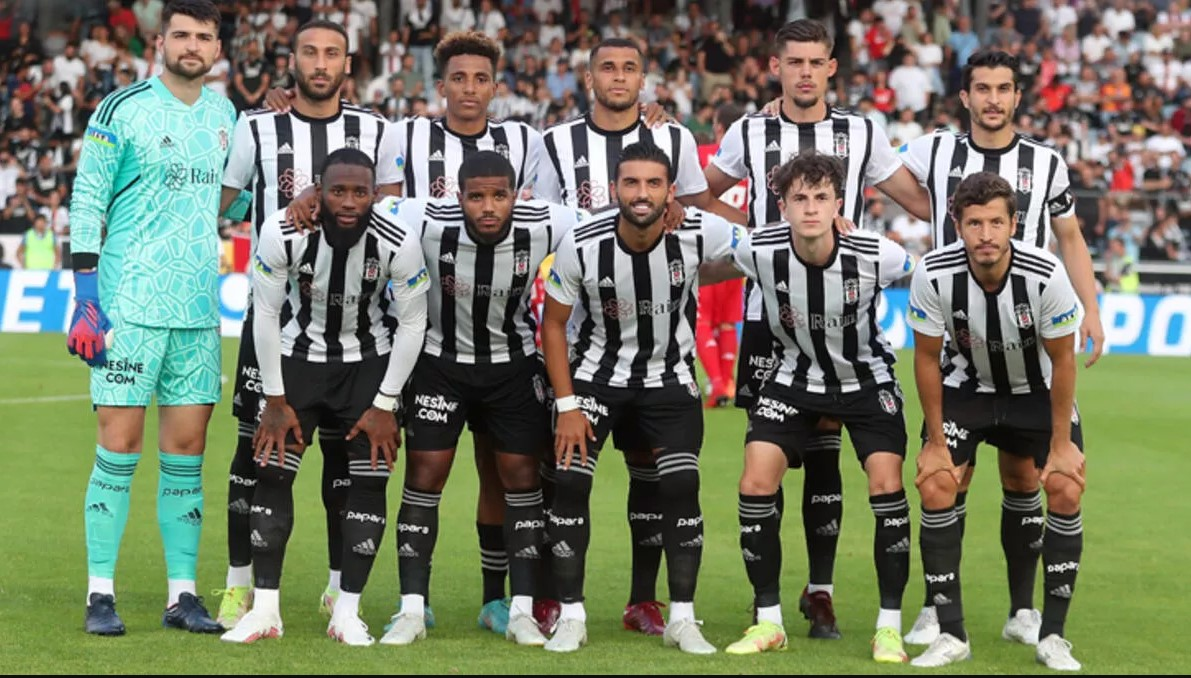
#> input picture Example1/kaynakKadro.jpg, 1191 x 678 px
$ python DMkadro.py
#> lines starting #> are read from the running program, lines starting #| are printed output that depends on the picture; after the words box and inside, x2 and y2 are one past the last pixel; in counts of white or black regions, pixels touching at a corner belong together
import cv2

sourceimage=cv2.imread("kaynakKadro.jpg")
#> sourceimage is the input picture: shape (678, 1191, 3); mean B, G, R 101.7, 121.8, 117.3
templateimage=cv2.imread("sablonKadro.jpg")
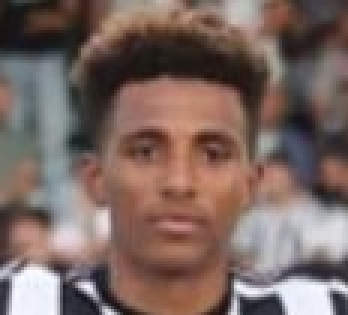
#> input picture Example1/sablonKadro.jpg, 116 x 105 px (shown 3 times larger)
#> templateimage is the input picture: shape (105, 116, 3); mean B, G, R 97.1, 103, 123.4

matchimage=cv2.matchTemplate(sourceimage,templateimage,cv2.TM_CCOEFF_NORMED)
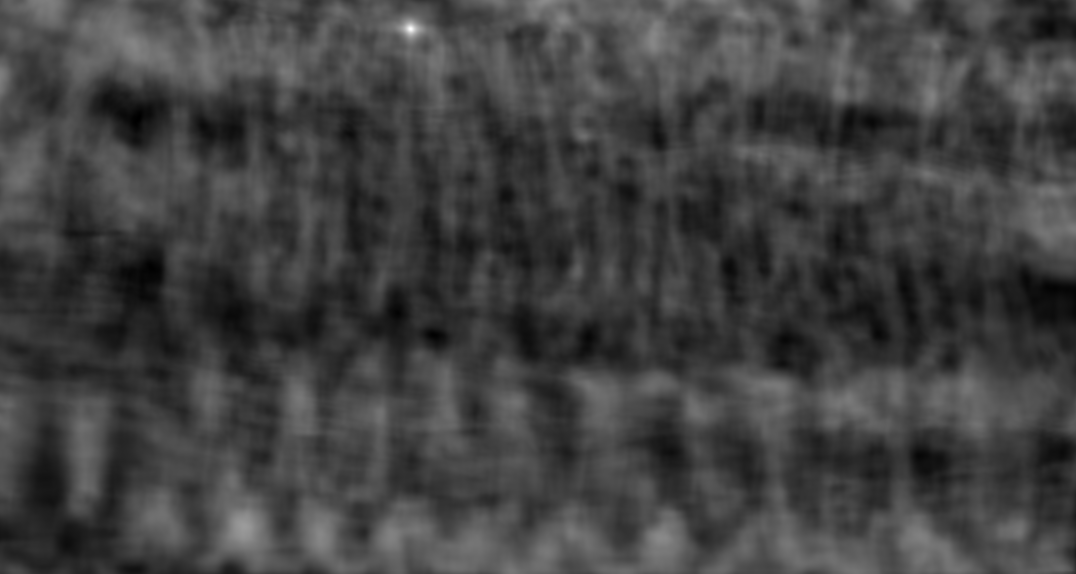
#> matchimage: shape (574, 1076) float32; min -0.333, max 0.991, mean 0.00687; drawn with min black and max white
minval,maxval,minloc,maxloc=cv2.minMaxLoc(matchimage)
#> minval = -0.333; maxval = 0.991; minloc = (138, 118); maxloc = (410, 28)
topleft=maxloc
#> topleft = (410, 28)

h,w,c=templateimage.shape
#> h = 105; w = 116; c = 3
bottomright=(topleft[0]+w,topleft[1]+h)
#> bottomright = (526, 133)
cv2.rectangle(sourceimage,topleft,bottomright,(0,255,0),10)
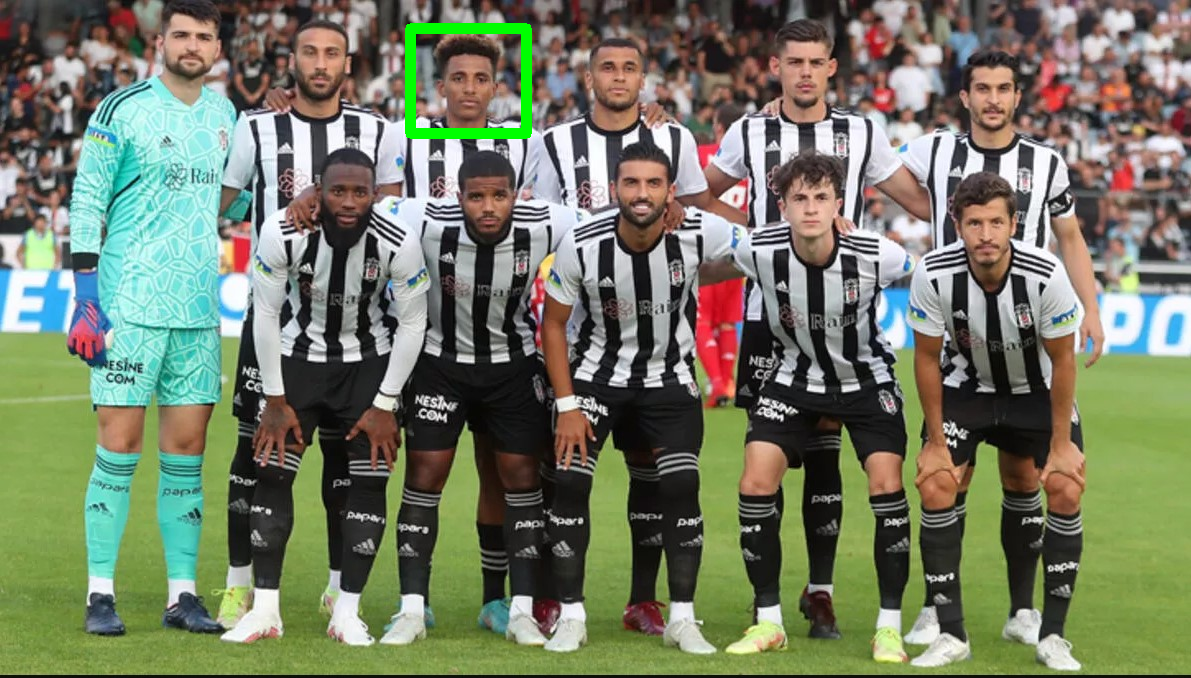
#> sourceimage: shape (678, 1191, 3); 0.6% of pixels changed, all inside (x1, y1, x2, y2) = (405, 23, 532, 139)

cv2.imshow("Tespit edilen resim",sourceimage)
cv2.imshow("Tespit",matchimage)
cv2.imshow("Sablon",templateimage)
cv2.waitKey(0)
cv2.destroyAllWindows()
cv2.waitKey(1)
